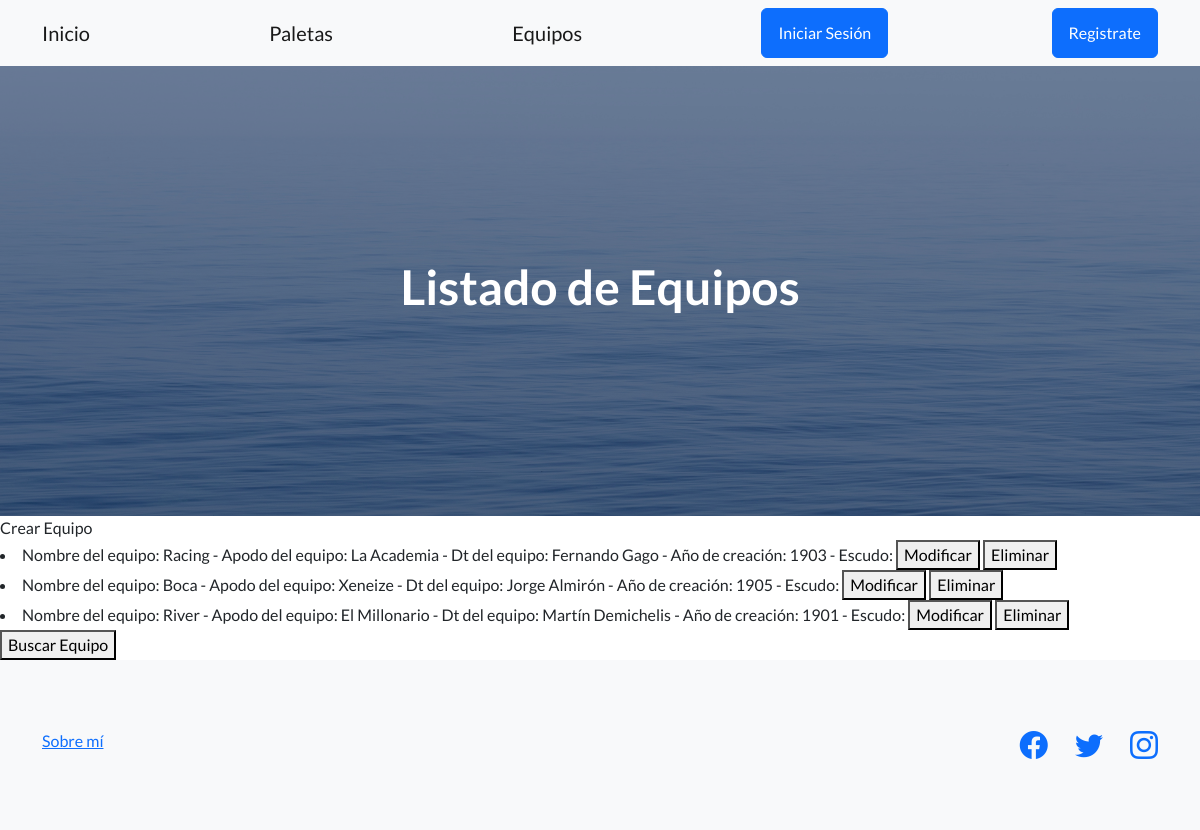
The app's page /equipos/lista-equipos/, older data.
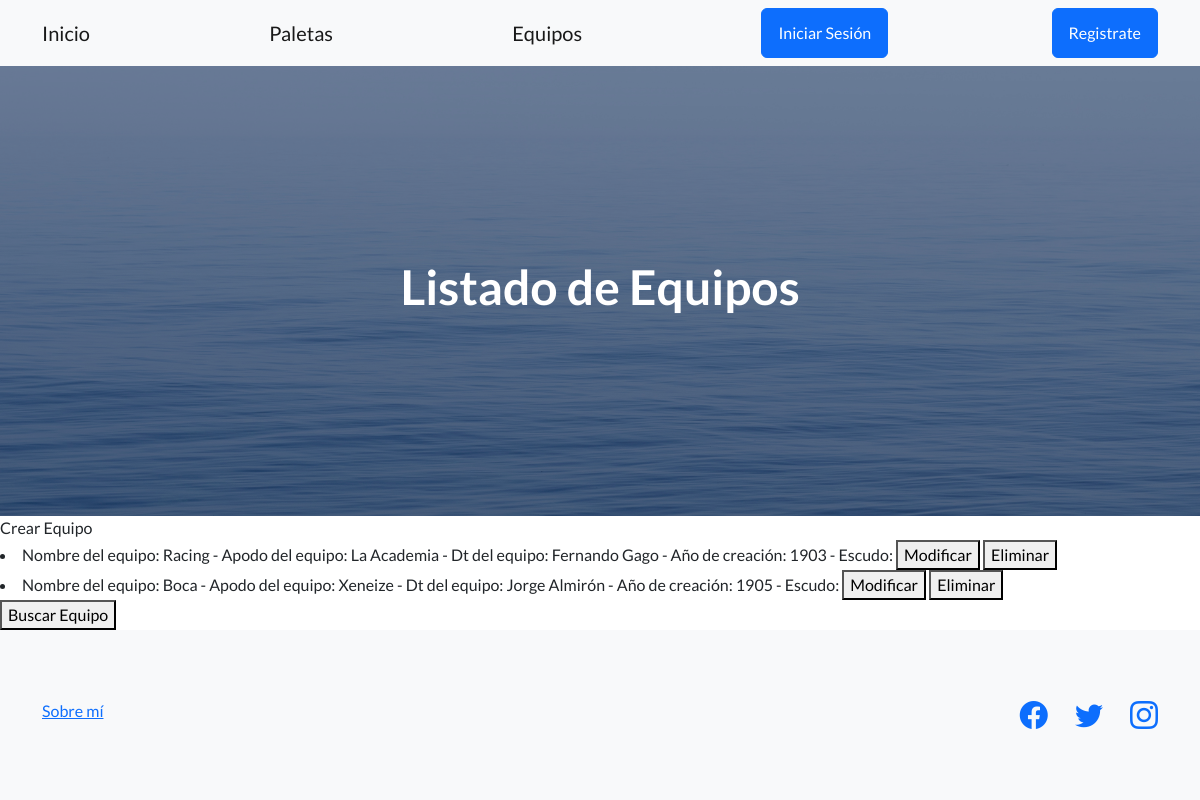
The same page, newer data.
### Aplicacion/models.py (models this page shows)
class Equipo(models.Model):
    nombre = models.CharField (max_length = 30)
    apodo = models.CharField (max_length = 30)
    dt = models.CharField (max_length = 30)
    anio_de_creacion = models.IntegerField ()
    escudo = models.ImageField(upload_to = 'avatares', null = True, blank = True)
    def __str__(self):
        return f'Nombre del equipo: {self.nombre} - Apodo del equipo: {self.apodo} - Dt del equipo: {self.dt} - Año de creación: {self.anio_de_creacion} - Escudo: '

### Aplicacion/views.py (the view)
# urls.py: path('equipos/lista-equipos/', views.ListaEquipos.as_view(), name = 'lista_equipos'),
class ListaEquipos(ListView):
    model = Equipo
    template_name = 'CBV/lista_equipos.html'

### Aplicacion/templates/CBV/lista_equipos.html (shortened to what this page needs)
{% extends 'base.html' %}
{% block h1_header %}
<h1>Listado de Equipos</h1>
{% endblock h1_header %}
{% block contenido %}
<a class="navbar-brand" href={% url 'Aplicacion:crear_equipo' %}>Crear Equipo</a>
 {% if object_list %}
 {% for equipo in object_list %}
    <li>
        <a class="navbar-brand" href={% url 'Aplicacion:mostrar_equipos' equipo.id%}>{{equipo}}
    <button>
     <a class="navbar-brand" href={% url 'Aplicacion:modificar_equipos' equipo.id%}>Modificar</a>
    </button>
    <button>
     <a class="navbar-brand" href={% url 'Aplicacion:eliminar_equipos' equipo.id%}>Eliminar</a>
    </button>
    </li>
    {% endfor %}
{% else %}
    <h2>No hay datos</h2>
{% endif %}
<button>
    <a class="navbar-brand" href={% url 'Aplicacion:buscador_equipos'%}>Buscar Equipo</a>
</button>
{% endblock contenido %}

Row changes from the older to the newer data that the page shows:
removed Equipo: nombre+apodo+dt "Nombre del equipo: River - Apodo del equipo: El Millonario - Dt del equipo: Martín Demichelis - Año de creación: 1901 - Escudo:"
